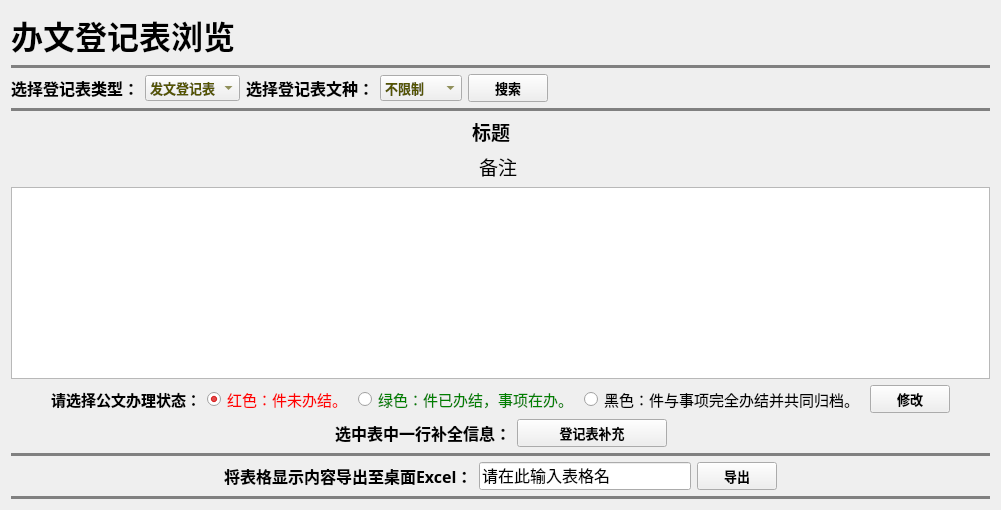
         <widget class="QWidget" name="page_bwll">
          <property name="styleSheet">
           <string notr="true">QRadioButton#radioButton_red{color:red;}
QRadioButton#radioButton_green{color:green;}
QRadioButton#radioButton_black{color:black;}
QFrame#line_11,#line_58,#line_61,#line_62{
	border:2px solid grey;
	border-radius:4px;
	padding:2px;
}</string>
          </property>
          <layout class="QVBoxLayout" name="verticalLayout_11">
           <item>
            <layout class="QHBoxLayout" name="horizontalLayout_67">
             <item>
              <widget class="QLabel" name="label_title_lczl_2">
               <property name="font">
                <font>
                 <pointsize>24</pointsize>
                 <weight>75</weight>
                 <bold>true</bold>
                </font>
               </property>
               <property name="text">
                <string>办文登记表浏览</string>
               </property>
              </widget>
             </item>
             <item>
              <spacer name="horizontalSpacer_169">
               <property name="orientation">
                <enum>Qt::Horizontal</enum>
               </property>
               <property name="sizeHint" stdset="0">
                <size>
                 <width>40</width>
                 <height>20</height>
                </size>
               </property>
              </spacer>
             </item>
            </layout>
           </item>
           <item>
            <widget class="Line" name="line_61">
             <property name="orientation">
              <enum>Qt::Horizontal</enum>
             </property>
            </widget>
           </item>
           <item>
            <layout class="QHBoxLayout" name="horizontalLayout_61">
             <item>
              <widget class="QLabel" name="label_114">
               <property name="font">
                <font>
                 <family>Agency FB</family>
                 <pointsize>12</pointsize>
                 <weight>75</weight>
                 <bold>true</bold>
                </font>
               </property>
               <property name="text">
                <string>选择登记表类型：</string>
               </property>
              </widget>
             </item>
             <item>
              <widget class="QComboBox" name="comboBox_19">
               <property name="maximumSize">
                <size>
                 <width>150</width>
                 <height>16777215</height>
                </size>
               </property>
               <property name="font">
                <font>
                 <family>Agency FB</family>
                 <pointsize>10</pointsize>
                 <weight>75</weight>
                 <bold>true</bold>
                </font>
               </property>
               <property name="styleSheet">
                <string notr="true">color:rgb(85, 85, 0)</string>
               </property>
               <item>
                <property name="text">
                 <string>发文登记表</string>
                </property>
               </item>
               <item>
                <property name="text">
                 <string>收文登记表</string>
                </property>
               </item>
               <item>
                <property name="text">
                 <string>批文登记表</string>
                </property>
               </item>
              </widget>
             </item>
             <item>
              <widget class="QLabel" name="label_115">
               <property name="font">
                <font>
                 <family>Agency FB</family>
                 <pointsize>12</pointsize>
                 <weight>75</weight>
                 <bold>true</bold>
                </font>
               </property>
               <property name="text">
                <string>选择登记表文种：</string>
               </property>
              </widget>
             </item>
             <item>
              <widget class="QComboBox" name="comboBox_20">
               <property name="maximumSize">
                <size>
                 <width>150</width>
                 <height>16777215</height>
                </size>
               </property>
               <property name="font">
                <font>
                 <family>Agency FB</family>
                 <pointsize>10</pointsize>
                 <weight>75</weight>
                 <bold>true</bold>
                </font>
               </property>
               <property name="styleSheet">
                <string notr="true">color:rgb(85, 85, 0)</string>
               </property>
               <item>
                <property name="text">
                 <string>不限制</string>
                </property>
               </item>
               <item>
                <property name="text">
                 <string>委文</string>
                </property>
               </item>
               <item>
                <property name="text">
                 <string>委发</string>
                </property>
               </item>
               <item>
                <property name="text">
                 <string>委办文</string>
                </property>
               </item>
               <item>
                <property name="text">
                 <string>委办发</string>
                </property>
               </item>
               <item>
                <property name="text">
                 <string>委函</string>
                </property>
               </item>
               <item>
                <property name="text">
                 <string>委办函</string>
                </property>
               </item>
               <item>
                <property name="text">
                 <string>委便签</string>
                </property>
               </item>
               <item>
                <property name="text">
                 <string>委办便签</string>
                </property>
               </item>
               <item>
                <property name="text">
                 <string>会议纪要</string>
                </property>
               </item>
               <item>
                <property name="text">
                 <string>审计专报</string>
                </property>
               </item>
              </widget>
             </item>
             <item>
              <widget class="QPushButton" name="pushButton_type_search_3">
               <property name="minimumSize">
                <size>
                 <width>0</width>
                 <height>28</height>
                </size>
               </property>
               <property name="maximumSize">
                <size>
                 <width>16777215</width>
                 <height>16777215</height>
                </size>
               </property>
               <property name="font">
                <font>
                 <family>Agency FB</family>
                 <pointsize>10</pointsize>
                 <weight>75</weight>
                 <bold>true</bold>
                </font>
               </property>
               <property name="text">
                <string>搜索</string>
               </property>
              </widget>
             </item>
             <item>
              <spacer name="horizontalSpacer_151">
               <property name="orientation">
                <enum>Qt::Horizontal</enum>
               </property>
               <property name="sizeHint" stdset="0">
                <size>
                 <width>40</width>
                 <height>20</height>
                </size>
               </property>
              </spacer>
             </item>
            </layout>
           </item>
           <item>
            <widget class="Line" name="line_62">
             <property name="orientation">
              <enum>Qt::Horizontal</enum>
             </property>
            </widget>
           </item>
           <item>
            <layout class="QHBoxLayout" name="horizontalLayout_10">
             <item>
              <spacer name="horizontalSpacer_159">
               <property name="orientation">
                <enum>Qt::Horizontal</enum>
               </property>
               <property name="sizeHint" stdset="0">
                <size>
                 <width>40</width>
                 <height>20</height>
                </size>
               </property>
              </spacer>
             </item>
             <item>
              <widget class="QLabel" name="label_34">
               <property name="minimumSize">
                <size>
                 <width>58</width>
                 <height>0</height>
                </size>
               </property>
               <property name="font">
                <font>
                 <pointsize>14</pointsize>
                 <weight>75</weight>
                 <bold>true</bold>
                </font>
               </property>
               <property name="text">
                <string>标题</string>
               </property>
              </widget>
             </item>
             <item>
              <spacer name="horizontalSpacer_160">
               <property name="orientation">
                <enum>Qt::Horizontal</enum>
               </property>
               <property name="sizeHint" stdset="0">
                <size>
                 <width>40</width>
                 <height>20</height>
                </size>
               </property>
              </spacer>
             </item>
            </layout>
           </item>
           <item>
            <layout class="QHBoxLayout" name="horizontalLayout_11">
             <item>
              <spacer name="horizontalSpacer_9">
               <property name="orientation">
                <enum>Qt::Horizontal</enum>
               </property>
               <property name="sizeHint" stdset="0">
                <size>
                 <width>40</width>
                 <height>20</height>
                </size>
               </property>
              </spacer>
             </item>
             <item>
              <widget class="QLabel" name="label_35">
               <property name="font">
                <font>
                 <pointsize>14</pointsize>
                 <italic>false</italic>
                 <underline>false</underline>
                </font>
               </property>
               <property name="text">
                <string>备注 </string>
               </property>
              </widget>
             </item>
             <item>
              <spacer name="horizontalSpacer_184">
               <property name="orientation">
                <enum>Qt::Horizontal</enum>
               </property>
               <property name="sizeHint" stdset="0">
                <size>
                 <width>40</width>
                 <height>20</height>
                </size>
               </property>
              </spacer>
             </item>
            </layout>
           </item>
           <item>
            <widget class="QTableWidget" name="tableWidget_bwzl">
             <property name="font">
              <font>
               <pointsize>12</pointsize>
              </font>
             </property>
            </widget>
           </item>
           <item>
            <layout class="QHBoxLayout" name="horizontalLayout_18">
             <item>
              <spacer name="horizontalSpacer_15">
               <property name="orientation">
                <enum>Qt::Horizontal</enum>
               </property>
               <property name="sizeHint" stdset="0">
                <size>
                 <width>40</width>
                 <height>20</height>
                </size>
               </property>
              </spacer>
             </item>
             <item>
              <widget class="QLabel" name="label_25">
               <property name="minimumSize">
                <size>
                 <width>0</width>
                 <height>28</height>
                </size>
               </property>
               <property name="font">
                <font>
                 <family>Microsoft YaHei</family>
                 <pointsize>11</pointsize>
                 <weight>75</weight>
                 <bold>true</bold>
                </font>
               </property>
               <property name="text">
                <string>请选择公文办理状态：</string>
               </property>
              </widget>
             </item>
             <item>
              <widget class="QRadioButton" name="radioButton_red">
               <property name="minimumSize">
                <size>
                 <width>0</width>
                 <height>28</height>
                </size>
               </property>
               <property name="font">
                <font>
                 <family>Microsoft YaHei UI</family>
                 <pointsize>11</pointsize>
                </font>
               </property>
               <property name="text">
                <string>红色：件未办结。</string>
               </property>
               <property name="checked">
                <bool>true</bool>
               </property>
              </widget>
             </item>
             <item>
              <widget class="QRadioButton" name="radioButton_green">
               <property name="minimumSize">
                <size>
                 <width>0</width>
                 <height>28</height>
                </size>
               </property>
               <property name="font">
                <font>
                 <family>Microsoft YaHei UI</family>
                 <pointsize>11</pointsize>
                </font>
               </property>
               <property name="text">
                <string>绿色：件已办结，事项在办。</string>
               </property>
              </widget>
             </item>
             <item>
              <widget class="QRadioButton" name="radioButton_black">
               <property name="minimumSize">
                <size>
                 <width>0</width>
                 <height>28</height>
                </size>
               </property>
               <property name="font">
                <font>
                 <family>Microsoft YaHei</family>
                 <pointsize>11</pointsize>
                </font>
               </property>
               <property name="text">
                <string>黑色：件与事项完全办结并共同归档。</string>
               </property>
              </widget>
             </item>
             <item>
              <widget class="QPushButton" name="pushButton_color">
               <property name="minimumSize">
                <size>
                 <width>0</width>
                 <height>28</height>
                </size>
               </property>
               <property name="font">
                <font>
                 <family>Agency FB</family>
                 <pointsize>10</pointsize>
                 <weight>75</weight>
                 <bold>true</bold>
                </font>
               </property>
               <property name="text">
                <string>修改</string>
               </property>
              </widget>
             </item>
             <item>
              <spacer name="horizontalSpacer_17">
               <property name="orientation">
                <enum>Qt::Horizontal</enum>
               </property>
               <property name="sizeHint" stdset="0">
                <size>
                 <width>40</width>
                 <height>20</height>
                </size>
               </property>
              </spacer>
             </item>
            </layout>
           </item>
           <item>
            <layout class="QHBoxLayout" name="horizontalLayout_7">
             <item>
              <spacer name="horizontalSpacer_60">
               <property name="orientation">
                <enum>Qt::Horizontal</enum>
               </property>
               <property name="sizeHint" stdset="0">
                <size>
                 <width>40</width>
                 <height>20</height>
                </size>
               </property>
              </spacer>
             </item>
             <item>
              <widget class="QLabel" name="label_66">
               <property name="font">
                <font>
                 <family>楷体</family>
                 <pointsize>12</pointsize>
                 <weight>75</weight>
                 <bold>true</bold>
                </font>
               </property>
               <property name="text">
                <string>选中表中一行补全信息：</string>
               </property>
              </widget>
             </item>
             <item>
              <widget class="QPushButton" name="pushButton_supply_bw">
               <property name="sizePolicy">
                <sizepolicy hsizetype="Expanding" vsizetype="Fixed">
                 <horstretch>0</horstretch>
                 <verstretch>0</verstretch>
                </sizepolicy>
               </property>
               <property name="minimumSize">
                <size>
                 <width>150</width>
                 <height>28</height>
                </size>
               </property>
               <property name="maximumSize">
                <size>
                 <width>150</width>
                 <height>16777215</height>
                </size>
               </property>
               <property name="font">
                <font>
                 <family>Agency FB</family>
                 <pointsize>10</pointsize>
                 <weight>75</weight>
                 <bold>true</bold>
                </font>
               </property>
               <property name="text">
                <string>登记表补充</string>
               </property>
              </widget>
             </item>
             <item>
              <spacer name="horizontalSpacer_82">
               <property name="orientation">
                <enum>Qt::Horizontal</enum>
               </property>
               <property name="sizeHint" stdset="0">
                <size>
                 <width>40</width>
                 <height>20</height>
                </size>
               </property>
              </spacer>
             </item>
            </layout>
           </item>
           <item>
            <widget class="Line" name="line_58">
             <property name="orientation">
              <enum>Qt::Horizontal</enum>
             </property>
            </widget>
           </item>
           <item>
            <layout class="QHBoxLayout" name="horizontalLayout_65">
             <item>
              <spacer name="horizontalSpacer_3">
               <property name="orientation">
                <enum>Qt::Horizontal</enum>
               </property>
               <property name="sizeHint" stdset="0">
                <size>
                 <width>40</width>
                 <height>20</height>
                </size>
               </property>
              </spacer>
             </item>
             <item>
              <widget class="QLabel" name="label_119">
               <property name="font">
                <font>
                 <family>楷体</family>
                 <pointsize>12</pointsize>
                 <weight>75</weight>
                 <bold>true</bold>
                </font>
               </property>
               <property name="text">
                <string>将表格显示内容导出至桌面Excel：</string>
               </property>
              </widget>
             </item>
             <item>
              <widget class="QLineEdit" name="lineEdit_44">
               <property name="minimumSize">
                <size>
                 <width>0</width>
                 <height>28</height>
                </size>
               </property>
               <property name="maximumSize">
                <size>
                 <width>16777215</width>
                 <height>16777215</height>
                </size>
               </property>
               <property name="font">
                <font>
                 <family>楷体</family>
                 <pointsize>12</pointsize>
                 <weight>50</weight>
                 <bold>false</bold>
                </font>
               </property>
               <property name="text">
                <string>请在此输入表格名</string>
               </property>
              </widget>
             </item>
             <item>
              <widget class="QPushButton" name="bt_excel_output_lc_2">
               <property name="minimumSize">
                <size>
                 <width>0</width>
                 <height>28</height>
                </size>
               </property>
               <property name="maximumSize">
                <size>
                 <width>16777215</width>
                 <height>16777215</height>
                </size>
               </property>
               <property name="font">
                <font>
                 <family>Agency FB</family>
                 <pointsize>10</pointsize>
                 <weight>75</weight>
                 <bold>true</bold>
                </font>
               </property>
               <property name="text">
                <string>导出</string>
               </property>
              </widget>
             </item>
             <item>
              <spacer name="horizontalSpacer_12">
               <property name="orientation">
                <enum>Qt::Horizontal</enum>
               </property>
               <property name="sizeHint" stdset="0">
                <size>
                 <width>40</width>
                 <height>20</height>
                </size>
               </property>
              </spacer>
             </item>
            </layout>
           </item>
           <item>
            <widget class="Line" name="line_11">
             <property name="orientation">
              <enum>Qt::Horizontal</enum>
             </property>
            </widget>
           </item>
          </layout>
         </widget>
